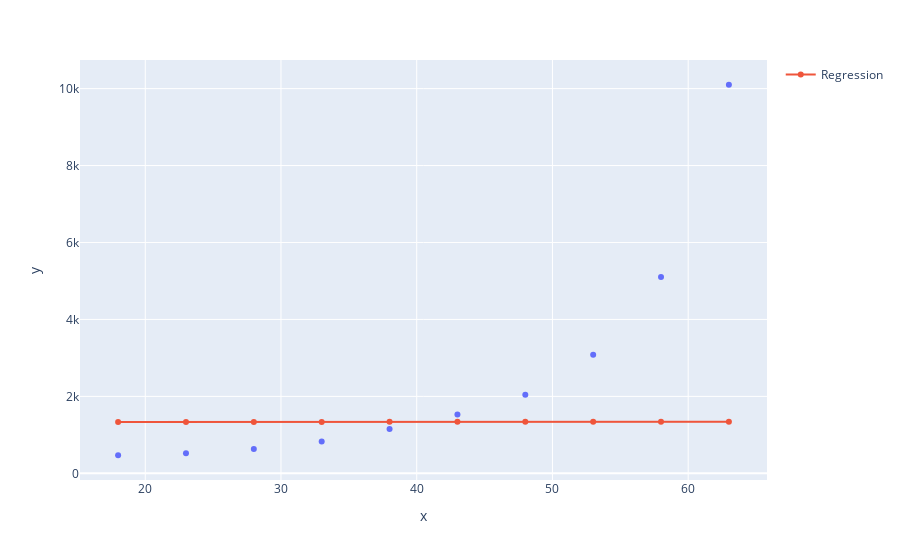

The notebook cell this image was saved under:
### Code cell
plot = px.scatter(x = x_health.ravel(),
                  y = y_health)
plot.add_scatter(x = x_health.ravel(),
                  y = reg_svr_health_rbf.predict(x_health.reshape(-1,1)),
                  name = "Regression")
plot.show()

### Figure 1 — Plotly figure (JSON) as saved in the notebook; plotly's stock layout.template omitted (floating-point values rounded to 4 significant figures)
{"data": [{"hovertemplate": "x=%{x}<br>y=%{y}<extra></extra>", "legendgroup": "", "marker": {"color": "#636efa", "symbol": "circle"}, "mode": "markers", "name": "", "orientation": "v", "showlegend": false, "type": "scatter", "x": [18, 23, 28, 33, 38, 43, 48, 53, 58, 63], "xaxis": "x", "y": [470, 520, 630, 830, 1150, 1530, 2040, 3080, 5100, 10100], "yaxis": "y"}, {"name": "Regression", "type": "scatter", "x": [18, 23, 28, 33, 38, 43, 48, 53, 58, 63], "y": [1337.0, 1336.0, 1337.0, 1337.0, 1339.0, 1341.0, 1343.0, 1343.0, 1344.0, 1343.0]}], "layout": {"legend": {"tracegroupgap": 0}, "margin": {"t": 60}, "xaxis": {"anchor": "y", "domain": [0, 1], "title": {"text": "x"}}, "yaxis": {"anchor": "x", "domain": [0, 1], "title": {"text": "y"}}}}
